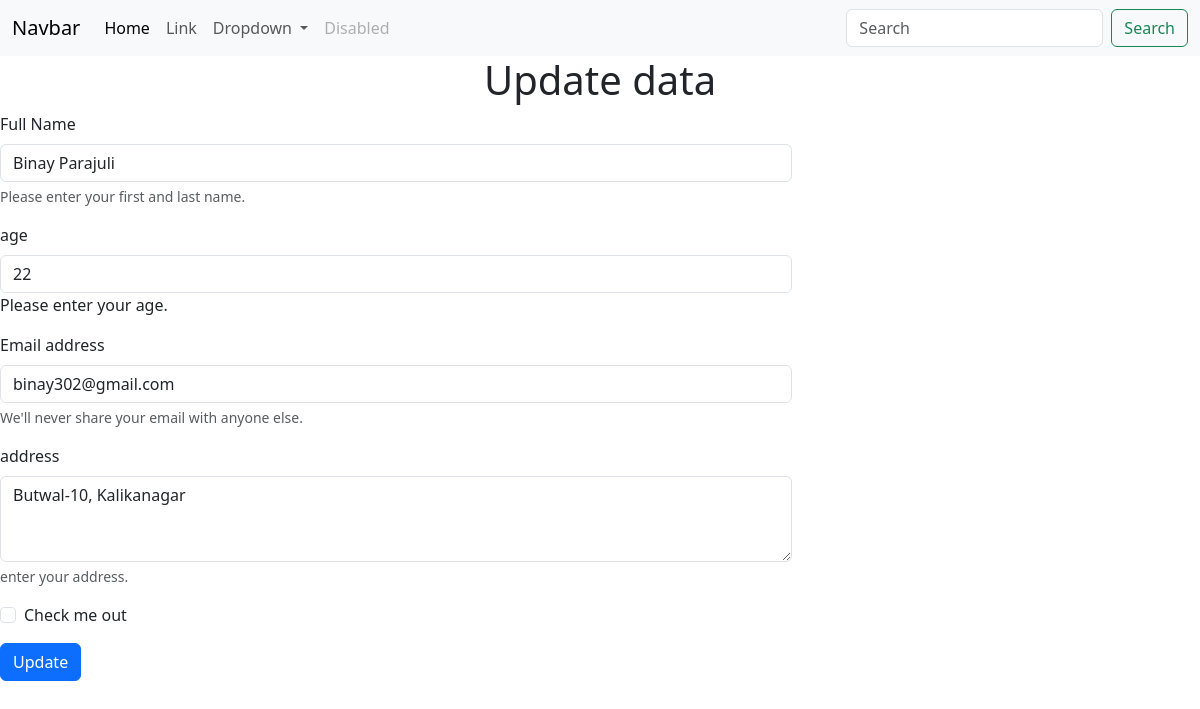
/edit/13, run on the app's committed database.
### crud_app/models.py (models this page shows)
class Student(models.Model):
        name=models.CharField(max_length=20)
        email=models.EmailField()
        age=models.IntegerField()
        address=models.TextField()
        isdelete = models. BooleanField (default = False)

### crud_app/views.py (the view, shortened to what this page needs)
# urls.py: path("edit/<int:id>",views.edit,name="edit"),
def edit(request,id):
    data=Student.objects.get(id=id)
    return render(request,'edit.html',{'data':data})

### crud_app/templates/edit.html (shortened to what this page needs)
<!DOCTYPE html>
<html lang="en">
<head>
        <link href="https://cdn.jsdelivr.net/npm/bootstrap@5.3.8/dist/css/bootstrap.min.css" rel="stylesheet">
</head>
<body>
    <nav class="navbar navbar-expand-lg bg-body-tertiary">
  <div class="container-fluid">
    <a class="navbar-brand" href="#">Navbar</a>
    <div class="collapse navbar-collapse" id="navbarSupportedContent">
      <ul class="navbar-nav me-auto mb-2 mb-lg-0">
        <li class="nav-item">
          <a class="nav-link active" aria-current="page" href="#">Home</a>
        </li>
        <li class="nav-item">
          <a class="nav-link" href="#">Link</a>
        </li>
        <li class="nav-item dropdown">
          <a class="nav-link dropdown-toggle" href="#" role="button" data-bs-toggle="dropdown" aria-expanded="false">
            Dropdown
          </a>
        </li>
        <li class="nav-item">
          <a class="nav-link disabled" aria-disabled="true">Disabled</a>
        </li>
      </ul>
      <form class="d-flex" role="search">
        <input class="form-control me-2" type="search" placeholder="Search" aria-label="Search"/>
        <button class="btn btn-outline-success" type="submit">Search</button>
      </form>
    </div>
  </div>
    </nav>
    <h1 class="text-center"> Update data</h1>
    <div class="comtainer">
        <div class="row">
            <div class="col-8">
                <form method="POST" action="{% url 'edit' data.id %}">
    <div class="mb-3">
    <label for="fullName" class="form-label">Full Name</label>
    <input name="name" type="text" value='{{data.name}} 'class="form-control" id="fullName" name="full_name" placeholder="Enter your full name">
    <div id="nameHelp" class="form-text">Please enter your first and last name.</div>
    </div>
    <div class="mb-3">
    <label for="age" class="form-label">age</label>
    <input name="age" type="integer" value='{{data.age}}' class="form-control" id="age">
    <div id="ageHelp" class="form-integer">Please enter your age.</div>
    </div>
    <div class="mb-3">
    <label for="exampleInputEmail1" class="form-label">Email address</label>
    <input name="email" type="email" value='{{data.email}}' class="form-control" id="exampleInputEmail1" aria-describedby="emailHelp">
    <div id="emailHelp" class="form-text">We'll never share your email with anyone else.</div>
    </div>
    <div class="mb-3">
    <label for="contactaddress" class="form-label">address</label>
    <textarea name="address"class="form-control"  id="contactaddress" name="address" rows="3" placeholder="Write your address here...">{{data.address}}</textarea>
    <div id="addressHelp" class="form-text">enter your address.</div>
    </div>
    <div class="mb-3 form-check">
    <input type="checkbox" class="form-check-input" id="exampleCheck1">
    <label class="form-check-label" for="exampleCheck1">Check me out</label>
    </div>
  <button type="submit" class="btn btn-primary">Update</button>
</form>
            </div>
        </div>
    </div>
</body>
</html>

### data on the page
Student: name "Binay Parajuli", age "22", email "binay302@gmail.com", address "Butwal-10, Kalikanagar"
